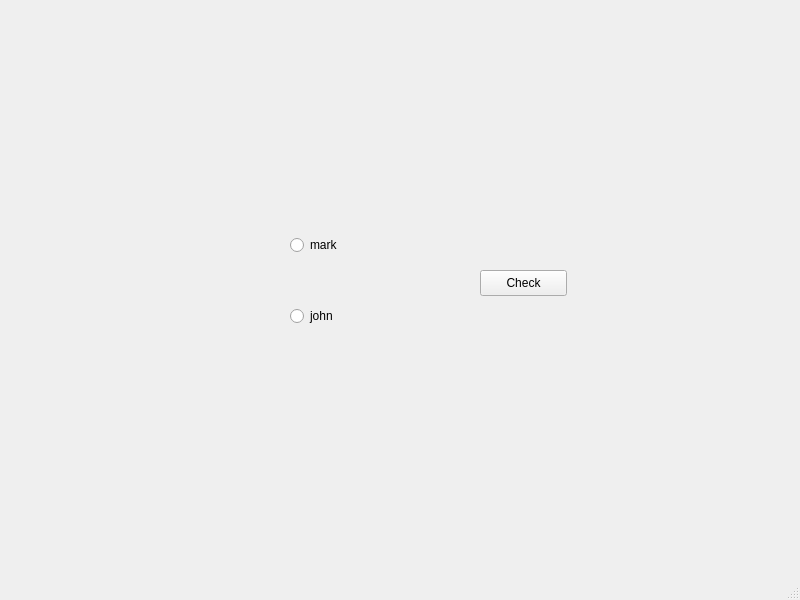
<?xml version="1.0" encoding="UTF-8"?>
<ui version="4.0">
 <class>MainWindow</class>
 <widget class="QMainWindow" name="MainWindow">
  <property name="geometry">
   <rect>
    <x>0</x>
    <y>0</y>
    <width>800</width>
    <height>600</height>
   </rect>
  </property>
  <property name="windowTitle">
   <string>MainWindow</string>
  </property>
  <widget class="QWidget" name="centralwidget">
   <widget class="QPushButton" name="pushButton">
    <property name="geometry">
     <rect>
      <x>480</x>
      <y>270</y>
      <width>87</width>
      <height>26</height>
     </rect>
    </property>
    <property name="text">
     <string>Check</string>
    </property>
   </widget>
   <widget class="QWidget" name="">
    <property name="geometry">
     <rect>
      <x>290</x>
      <y>190</y>
      <width>111</width>
      <height>181</height>
     </rect>
    </property>
    <layout class="QVBoxLayout" name="verticalLayout">
     <item>
      <widget class="QRadioButton" name="radioButton_2">
       <property name="text">
        <string>mark</string>
       </property>
      </widget>
     </item>
     <item>
      <widget class="QRadioButton" name="radioButton">
       <property name="text">
        <string>john</string>
       </property>
      </widget>
     </item>
    </layout>
   </widget>
  </widget>
  <widget class="QMenuBar" name="menubar">
   <property name="geometry">
    <rect>
     <x>0</x>
     <y>0</y>
     <width>800</width>
     <height>23</height>
    </rect>
   </property>
  </widget>
  <widget class="QStatusBar" name="statusbar"/>
 </widget>
 <resources/>
 <connections/>
</ui>
